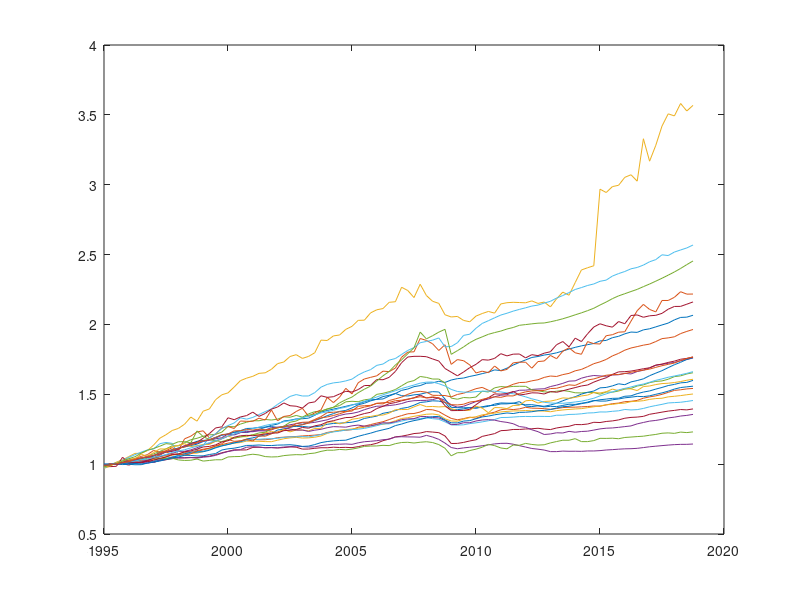

MATLAB code for this plot: (Note: this script raises an error after producing the figure.)

%% Preamble
% This script replicates Born, Müller, Schularick & Sedlacek (2019) and
% provides an update to the cost of Brexit with updated data.


clear all; clc;

addpath('./_tbx/optimfct') % if script is run outside of the toolbox (recommended), make adjustments
addpath('./_tbx/supportfct') 


%% Settings
folder = 'R09_Brexit_SCM/';   
if ~exist('folder', 'dir')
    mkdir(folder)
end
start_date = 1995;         % let estimation sample start in 1995q1
treatment_date = 2016.25;  % include up to 2016q2 in estimation sample
end_date = 2018.75;        % original end date of data by BMSS19
end_date_extd = 2023.5;    % extended end date


%% Load and examine pre-prepared data

load('./data/data_GDPOECD_wide.mat');

% GDP_dep ("dependent" variable): real GDP of UK in levels, indexed to 1995 = 1
% This is the main variable we are trying to match for the pre-Brexit period
plot(time,GDP_dep)
% GDP_j: real GDP of 23 OECD economies in levels, indexed to 1995 = 1
plot(time,GDP_j)
ncandidates = size(GDP_j,2);

% calculate log levels 
lGDP_dep = log(GDP_dep);
lGDP_j = log(GDP_j);

% other characteristics for the UK and all other economies
T = table(othercharmeans_dep, 'VariableNames', {countryname_dep}, ...
    'RowNames',otherchar_names);
disp(T)   % these are the additional characteristics we are trying to match.


%% Build the data for the minimization routine
% combine GDP and other characteristics
Y = [lGDP_dep(time >= start_date & time <= treatment_date, 1); othercharmeans_dep];
X = [lGDP_j(time >= start_date & time <= treatment_date, :); othercharmeans_j];


%% Try to estimate weights with unrestricted OLS
w_OLS = X\Y;  
T = table(round(w_OLS,3), 'VariableNames', {'OLS weights'},'RowNames',countrynames_j);
disp(T)  % some (quite many) countries have negative weights
sum(w_OLS)   % and they don't sum to 1 (that the sum is close to 1 is a coincidence)


%% Regression with constraints that w_j >= 0 and sum_j w_j = 1
% Preparations: starting values       
s = std([Y X],[],2);
s1 = s(1);
s2 = s(2:end);
v20 =log((s1./s2).^2);
clear s s1 s2
H0 = 1e-2*eye(length(v20)); %Initial Hessian for csminwel function
crit = 1e-8; %Tolerance
nit = 10000;  %Number of iterations
        
% optimizer in two steps
[fminv1,v2] = csminwel(@loss_function_transformed,v20,H0,[],crit,nit,Y,X,Y,X);
clear v20 H0 crit nit fminv1
options = optimset('MaxFunEvals', 100000, 'Display', 'iter', 'MaxIter', 100000, 'TolFun', 1e-11, 'TolX', 1e-3);
[v22,fminv,exitflag] = fminsearch('loss_function_transformed',v2,options,Y,X,Y,X);
v = [1;exp(v22)]; % retransform
clear v2 v22 fminv exitflag
% Recover weights
D = diag(v);
H = X'*D*X;
H = (H+H')/2;
f = - Y'*D*X;
options = optimoptions('quadprog', 'Display', 'off');
[w_SCM,fval,e]=quadprog(H,f,[],[],ones(1,ncandidates),1,zeros(ncandidates,1),ones(ncandidates,1),[],options);
clear X Y D v d H f fval options e
T = table(round(w_SCM,3), 'VariableNames', {'weight'},'RowNames',countrynames_j);
disp(T)  % all weights are positive, some (quite many) have zero weights 
sum(w_SCM)   % they sum to exactly 1.


%% Verify estimation results

% other characteristics and how the doppelganger fits the UK
othercharmeans_dep_hat = othercharmeans_j * w_SCM;  
T = table(othercharmeans_dep, othercharmeans_dep_hat, ...
    'VariableNames',{countryname_dep,'Doppelganger'}, ...
    'RowNames',otherchar_names);
disp(T)

% Fit of doppelganger over estimation sample (pre-treatment)
time_estsample = time(time >= start_date & time <= treatment_date, 1);
lGDP_dep_estsample = 100*lGDP_dep(time >= start_date & time <= treatment_date, :);
lGDP_dep_hat_estsample = 100*lGDP_j(time >= start_date & time <= treatment_date, :) * w_SCM;
u_dep_estsample = lGDP_dep_estsample - lGDP_dep_hat_estsample;
sigma = std(u_dep_estsample);  % to construct confidence intervals
lo = lGDP_dep_hat_estsample - sigma;
up = lGDP_dep_hat_estsample + sigma;

figure()
shadedplot(time_estsample,lo',up',[.9 .9 .9],[.9 .9 .9] );
hold on
p1=plot(time_estsample, lGDP_dep_estsample,'b-','LineWidth', 1.5);
p2=plot(time_estsample, lGDP_dep_hat_estsample,'r-','LineWidth', 1.5);
xline(treatment_date,'k:','Brexit Vote')
ylabel('deviation from 1995 (percent)')
ylim([-5 60])
grid on
title('Pre-treatment fit')
legend([p1 p2], {countryname_dep,'Doppelganger'}, 'Location', 'NorthWest')
set(gcf, 'position', [0 0 600 300]);
print(gcf,'-dpng','-loose',strcat(folder,'doppelganger_pre.png'));


%% Post-treatent comparison as in paper (until end-2018)
plot_start_date = 2015;  % zoomed in, i.e. only start 2015
time_post = time(time >= plot_start_date & time <= end_date);
lGDP_dep_post = 100*lGDP_dep(time >= plot_start_date & time <= end_date, :);
lGDP_dep_hat_post = 100*lGDP_j(time >= plot_start_date & time <= end_date, :) * w_SCM;
% compute everything relative to 2016q2
lGDP_dep_hat_post = lGDP_dep_hat_post - lGDP_dep_post(find(time_post == treatment_date));
lGDP_dep_post = lGDP_dep_post - lGDP_dep_post(find(time_post == treatment_date));
lo = lGDP_dep_hat_post - sigma;
up = lGDP_dep_hat_post + sigma;

figure()
shadedplot(time_post,lo',up',[.9 .9 .9],[.9 .9 .9] );
hold on
p1=plot(time_post, lGDP_dep_post,'b-','LineWidth', 1.5);
p2=plot(time_post, lGDP_dep_hat_post,'r-','LineWidth', 1.5);
xline(treatment_date,'k:','Brexit Vote')
ylabel('deviation from 2016q2 (percent)')
ylim([-4 8])
grid on
title('Treatment effect')
legend([p1 p2], {countryname_dep,'Doppelganger'}, 'Location', 'NorthWest')
set(gcf, 'position', [0 0 600 300]);
print(gcf,'-dpng','-loose',strcat(folder,'doppelganger_post.png'));


%% Post-treatment comparison extended until 2023

% show extended GDP data: there have been some revisions in the dynamic in the meantime
figure()
plot(timeextd, GDPextd_dep)
hold on
plot(time, GDP_dep)

% show extended GDP series of candidate pool
figure()
plot(timeextd, GDPextd_j)

% compute post-treatment doppelganger based on existing weights, but extended data
time_post_extd = timeextd(timeextd >= plot_start_date & timeextd <= end_date_extd);
lGDP_dep_postextd = 100*log(GDPextd_dep(timeextd >= plot_start_date & timeextd <= end_date_extd, :));
lGDP_dep_hat_postextd = 100*log(GDPextd_j(timeextd >= plot_start_date & timeextd <= end_date_extd, :)) * w_SCM;
% compute everything relative to 2016q2
lGDP_dep_hat_postextd = lGDP_dep_hat_postextd - lGDP_dep_postextd(find(time_post_extd == treatment_date));
lGDP_dep_postextd = lGDP_dep_postextd - lGDP_dep_postextd(find(time_post_extd == treatment_date));
lo = lGDP_dep_hat_postextd - sigma;
up = lGDP_dep_hat_postextd + sigma;

figure()
shadedplot(time_post_extd,lo',up',[.9 .9 .9],[.9 .9 .9] );
hold on
p1=plot(time_post_extd, lGDP_dep_postextd,'b-','LineWidth', 1.5);
p2=plot(time_post_extd, lGDP_dep_hat_postextd,'r-','LineWidth', 1.5);
xline(treatment_date,'k:','Brexit Vote')
ylabel('deviation from 2016q2 (percent)')
ylim([-10 20])
grid on
title('Treatment effect with extended data')
legend([p1 p2], {countryname_dep,'Doppelganger'}, 'Location', 'SouthWest')
set(gcf, 'position', [0 0 600 300]);
print(gcf,'-dpng','-loose',strcat(folder,'doppelganger_postextd.png'));


